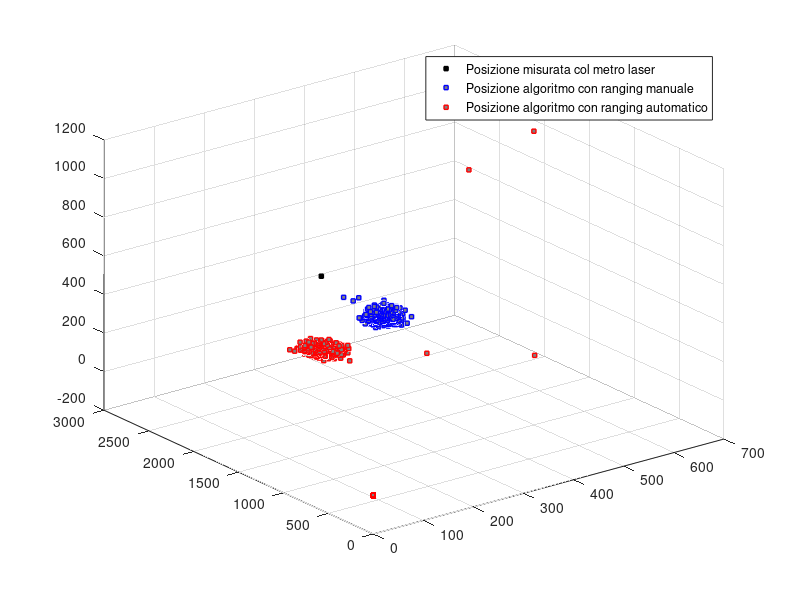

The MATLAB script that drew this image: (Note: this script raises an error after producing the figure.)
%%% PLOT POSIZIONE TAG E ANCORE 3D

% LAUREA MAGISTRALE : ING. ROBOTICA E DELL'AUTOMAZIONE
% CORSO: SISTEMI DI GUIDA E NAVIGAZIONE
% AUTORI: CRISTIAN TESCONI/LUCA CROSATO

%**************************************************************************
% Questo script effettua il plot del tag e delle ancore (3D) nei seguenti casi:
%   1) TAG:
%      A) posizione reale misurata col metro laser (con relativa
%        incertezza);
%      B) posizione tag ottenuta dall'algoritmo PosTag.py che prende in
%        ingresso le coordinate  delle ancore ottenute dall'algoritmo
%        geometrico di calibrazione rangeToPos.m il quale prende in ingresso 
%        i range fra le ancore misurati col metro laser;
%      C) posizione tag ottenuta dall'algoritmo PosTag.py che prende in
%        ingresso le coordinate  delle ancore ottenute dall'algoritmo
%        gemoetrico di calibrazione rangeToPos.m  il quale prende in ingresso 
%        i range fra le ancore ottenuti con lo script python 
%        acquisizioni_distanze_antenne.py;
%
%   2) ANCORE:
%      A) posizione ancore ottenute mediante calibrazione manuale
%      B) posizione ancore ottenute mediante calibrazione automatica
%**************************************************************************


%% CLEAR
clear all;
close all;
clc;

%% SALVATAGGIO IMMAGINI
global saving
saving = 'y';

%% CARICAMENTO POSIZIONI TAG E ANCORE
Pos_tag_B = load('./dati/PosTag_manuale.mat')
Pos_tag_C = load('./dati/PosTag_automatico.mat')

%% POSIZIONE TAG 2D
% A)
x_tag_A = 311;    inc_x = 36; 
y_tag_A = 2315;   inc_y = 16;
z_tag_A = 422;    inc_z = 60;
figure ('name','Posizione tag ')
plot3(x_tag_A,y_tag_A,z_tag_A,'ks',...
                              'LineWidth',1,...
                              'MarkerSize',3,...
                              'MarkerEdgeColor','k',...
                              'MarkerFaceColor',[0,0,0])
hold on

% B)
plot3 (Pos_tag_B.x_tag,Pos_tag_B.y_tag,Pos_tag_B.z_tag,'bs',...
                                      'LineWidth',1,...
                                      'MarkerSize',3,...
                                      'MarkerEdgeColor','b',...
                                      'MarkerFaceColor',[0.5,0.5,0.5])
hold on

% % C)
plot3 (Pos_tag_C.x_tag,Pos_tag_C.y_tag,Pos_tag_C.z_tag,'rs',...
                                                       'LineWidth',1,...
                                                       'MarkerSize',3,...
                                                       'MarkerEdgeColor','r',...
                                                       'MarkerFaceColor',[0.5,0.5,0.5])
%axis equal
grid on
hold off
lgb = legend('Posizione misurata col metro laser','Posizione algoritmo con ranging manuale',...
             'Posizione algoritmo con ranging automatico','Location','northeast',...
             'Orientation','vertical')
lgb.FontSize = 6;
title('Posizione tag 3D')
save_as( 'Posizione_tag_3D', 'IMMAGINI')

%% POSIZIONE ANCORE 3D
Cal_man = load('./dati/Calibrazione_manuale.mat'); %calibrazione manuale
Cal_aut = load('./dati/Calibrazione_automatica.mat'); %calibrazione atuomatica

%************************ Calibrazione manuale*****************************
figure ('name','Posizione ancore ')
cal_man = plot3(Cal_man.A0(1),Cal_man.A0(2),Cal_man.A0(3),'ms','LineWidth',1,'MarkerSize',3,'MarkerEdgeColor','m','MarkerFaceColor',[0.5,0.5,0.5]);
hold on
plot3(Cal_man.A1(1),Cal_man.A1(2),Cal_man.A1(3),'ms','LineWidth',1,'MarkerSize',3,'MarkerEdgeColor','m','MarkerFaceColor',[0.5,0.5,0.5]);
hold on
plot3(Cal_man.A2(1),Cal_man.A2(2),Cal_man.A2(3),'ms','LineWidth',1,'MarkerSize',3,'MarkerEdgeColor','m','MarkerFaceColor',[0.5,0.5,0.5]);
hold on
plot3(Cal_man.A3(1),Cal_man.A3(2),Cal_man.A3(3),'ms','LineWidth',1,'MarkerSize',3,'MarkerEdgeColor','m','MarkerFaceColor',[0.5,0.5,0.5]);
hold on

%*********************** Calibrazione automatica***************************
cal_aut = plot3(Cal_aut.A0(1),Cal_aut.A0(2),Cal_aut.A0(3),'cs','LineWidth',1,'MarkerSize',3,'MarkerEdgeColor','c','MarkerFaceColor',[0.5,0.5,0.5]);
hold on
plot3(Cal_aut.A1(1),Cal_aut.A1(2),Cal_aut.A1(3),'cs','LineWidth',1,'MarkerSize',3,'MarkerEdgeColor','c','MarkerFaceColor',[0.5,0.5,0.5]);
hold on
plot3(Cal_aut.A2(1),Cal_aut.A2(2),Cal_aut.A2(3),'cs','LineWidth',1,'MarkerSize',3,'MarkerEdgeColor','c','MarkerFaceColor',[0.5,0.5,0.5]);
hold on
plot3(Cal_aut.A3(1),Cal_aut.A3(2),Cal_aut.A3(3),'cs','LineWidth',1,'MarkerSize',3,'MarkerEdgeColor','c','MarkerFaceColor',[0.5,0.5,0.5]);
hold on

grid on
hold off
lgb = legend([cal_man,cal_aut],'Calibrazione manuale','Calibrazione automatica','Location','northeast',...
             'Orientation','vertical')
lgb.FontSize = 6;
title('Posizione ancore 3D')
save_as( 'Posizione_ancore_3D', 'IMMAGINI')


%% PLOT ANCORE E TAG INSIEME 3D
% TAG
% A)
x_tag_A = 311;    inc_x = 36; 
y_tag_A = 2315;   inc_y = 16;
z_tag_A = 422;    inc_z = 60;
figure ('name','Posizione tag e ancore ')
A = plot3(x_tag_A,y_tag_A,z_tag_A,'ks',...
                              'LineWidth',1,...
                              'MarkerSize',3,...
                              'MarkerEdgeColor','k',...
                              'MarkerFaceColor',[0,0,0])
hold on
% B)
B = plot3 (Pos_tag_B.x_tag,Pos_tag_B.y_tag,Pos_tag_B.z_tag,'bs',...
                                      'LineWidth',1,...
                                      'MarkerSize',3,...
                                      'MarkerEdgeColor','b',...
                                      'MarkerFaceColor',[0.5,0.5,0.5])
hold on
% C)
C = plot3 (Pos_tag_C.x_tag,Pos_tag_C.y_tag,Pos_tag_C.z_tag,'rs',...
                                                       'LineWidth',1,...
                                                       'MarkerSize',3,...
                                                       'MarkerEdgeColor','r',...
                                                       'MarkerFaceColor',[0.5,0.5,0.5])
% ANCORE
%************************ Calibrazione manuale*****************************
cal_man = plot3(Cal_man.A0(1),Cal_man.A0(2),Cal_man.A0(3),'ms','LineWidth',1,'MarkerSize',3,'MarkerEdgeColor','m','MarkerFaceColor',[0.5,0.5,0.5]);
hold on
plot3(Cal_man.A1(1),Cal_man.A1(2),Cal_man.A1(3),'ms','LineWidth',1,'MarkerSize',3,'MarkerEdgeColor','m','MarkerFaceColor',[0.5,0.5,0.5]);
hold on
plot3(Cal_man.A2(1),Cal_man.A2(2),Cal_man.A2(3),'ms','LineWidth',1,'MarkerSize',3,'MarkerEdgeColor','m','MarkerFaceColor',[0.5,0.5,0.5]);
hold on
plot3(Cal_man.A3(1),Cal_man.A3(2),Cal_man.A3(3),'ms','LineWidth',1,'MarkerSize',3,'MarkerEdgeColor','m','MarkerFaceColor',[0.5,0.5,0.5]);
hold on
%*********************** Calibrazione automatica***************************
cal_aut = plot3(Cal_aut.A0(1),Cal_aut.A0(2),Cal_aut.A0(3),'cs','LineWidth',1,'MarkerSize',3,'MarkerEdgeColor','c','MarkerFaceColor',[0.5,0.5,0.5]);
hold on
plot3(Cal_aut.A1(1),Cal_aut.A1(2),Cal_aut.A1(3),'cs','LineWidth',1,'MarkerSize',3,'MarkerEdgeColor','c','MarkerFaceColor',[0.5,0.5,0.5]);
hold on
plot3(Cal_aut.A2(1),Cal_aut.A2(2),Cal_aut.A2(3),'cs','LineWidth',1,'MarkerSize',3,'MarkerEdgeColor','c','MarkerFaceColor',[0.5,0.5,0.5]);
hold on
plot3(Cal_aut.A3(1),Cal_aut.A3(2),Cal_aut.A3(3),'cs','LineWidth',1,'MarkerSize',3,'MarkerEdgeColor','c','MarkerFaceColor',[0.5,0.5,0.5]);
grid on
hold off
lgb = legend([A,B,C,cal_man,cal_aut],'Posizione tag misurata col metro laser','Posizione tag algoritmo con ranging manuale',...
             'Posizione tag algoritmo con ranging automatico','Calibrazione manuale','Calibrazione automatica','Location','southeast',...
             'Orientation','vertical');
lgb.FontSize = 6;
title('Posizione ancore e tag 3D')
save_as( 'Posizione_ancore_tag_3D', 'IMMAGINI')



